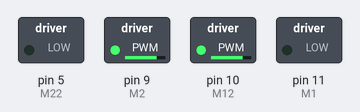
Bench run of a sketch on a simulated Arduino Nano, built with avr-gcc and run on an emulated ATmega328P. On the bench: switched loads named in the sketch (green lamp = pin HIGH).

Above: at 0.05 s.
At 6.0 s:
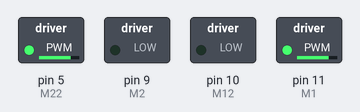
At 9.0 s:
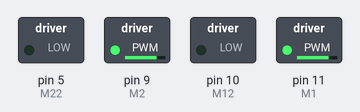
At 12.0 s:
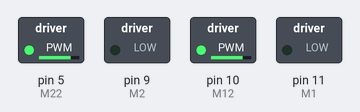
Timing chart, 0 to 15.6 s (numbered marks = the images above):
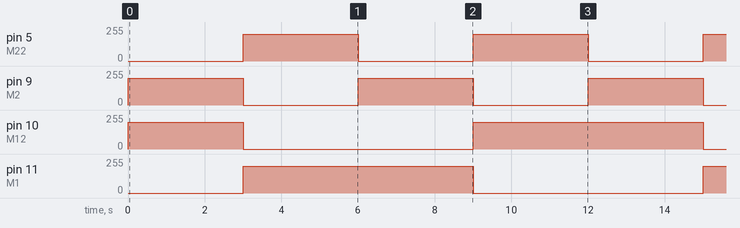

Measured:
- by itself, pin 5 (M22), pin 9 (M2): alternates 200/255 for 3.0 s and 0/255 for 3.0 s
- by itself, pin 10 (M12): repeats every 12.0 s: 0/255 6.0 s, 200/255 6.0 s
- by itself, pin 11 (M1): alternates 200/255 for 6.0 s and 0/255 for 6.0 s

The sketch:

Hexapod.ino
```cpp
/*
  Hexpod Walking Robot

    The idea:
    In this tutorail, we will show you how to build a robotic hexapod, a six-legged robot,
    that can walk similar to an insect. You will make the body and the leg mechanisms of the
    robot using Lego Technic parts. Then, commercially available DC gear motors will be
    connected to the leg mechanism to move the legs.

    The circuit:
    - In this circuit, an Arduino nano is used. Any other types of Arduino
    can be used. Do not forget to change the pin configurations
    if you want to change the Arduino on your preference.


    Visit Tart Robotics blog for more information:
    https://www.tartrobotics.com/blog
*/

#define M1 11
#define M12 10
#define M2 9
#define M22 5


void setup() {
  // Initialize Arduino pins to outputs
  pinMode(M1, OUTPUT);
  pinMode(M12, OUTPUT);
  pinMode(M2, OUTPUT);
  pinMode(M22, OUTPUT);
}

void loop() {
  goForward();
  delay(3000);

  goBackward();
  delay(3000);

  turnLeft();
  delay(3000);

  turnRight();
  delay(3000);
}

// Configures driver motor pins to go forward.
void goForward() {
  digitalWrite(M1, LOW);
  analogWrite(M12, 200);
  analogWrite(M2, 200);
  digitalWrite(M22, LOW);
}

// Configures driver motor pins to go backward.
void goBackward() {
  digitalWrite(M12, LOW);
  analogWrite(M1, 200);
  analogWrite(M22, 200);
  digitalWrite(M2, LOW);
}

// Configures driver motor pins to turn left.
void turnLeft() {
  digitalWrite(M12, LOW);
  analogWrite(M1, 200);
  analogWrite(M2, 200);
  digitalWrite(M22, LOW);
}

// Configures driver motor pins to turn right.
void turnRight() {
  digitalWrite(M1, LOW);
  analogWrite(M12, 200);
  analogWrite(M22, 200);
  digitalWrite(M2, LOW);
}
```
